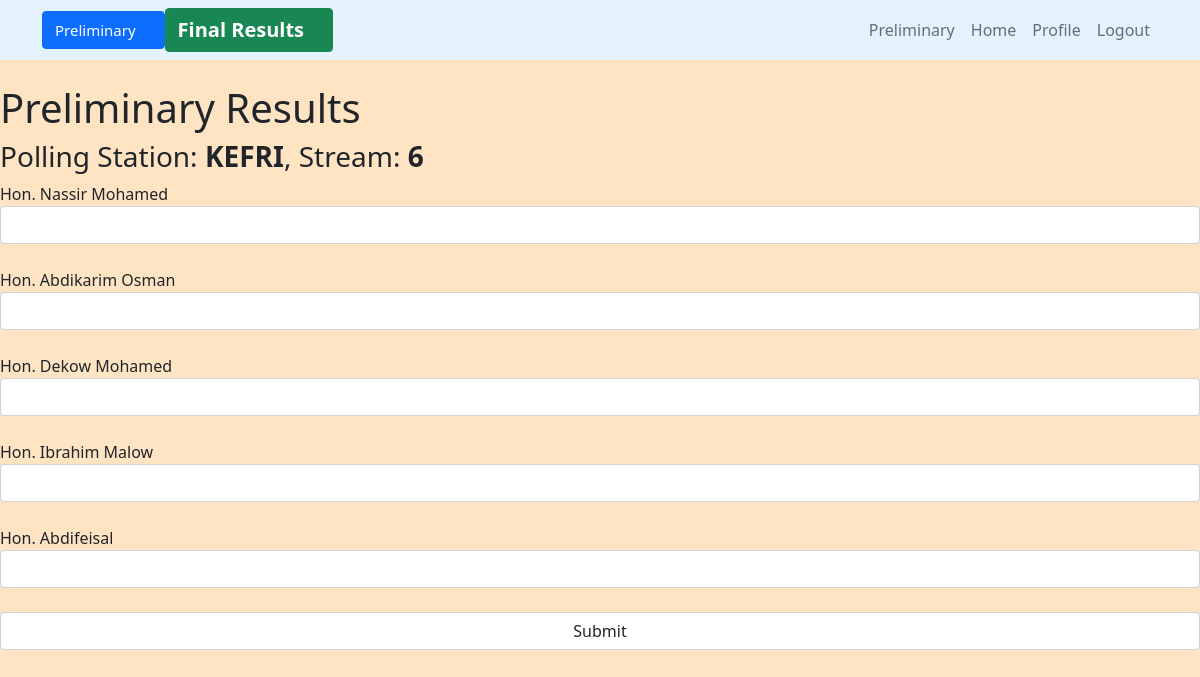
Before: /preliminary/ (signed in) with the older database file.
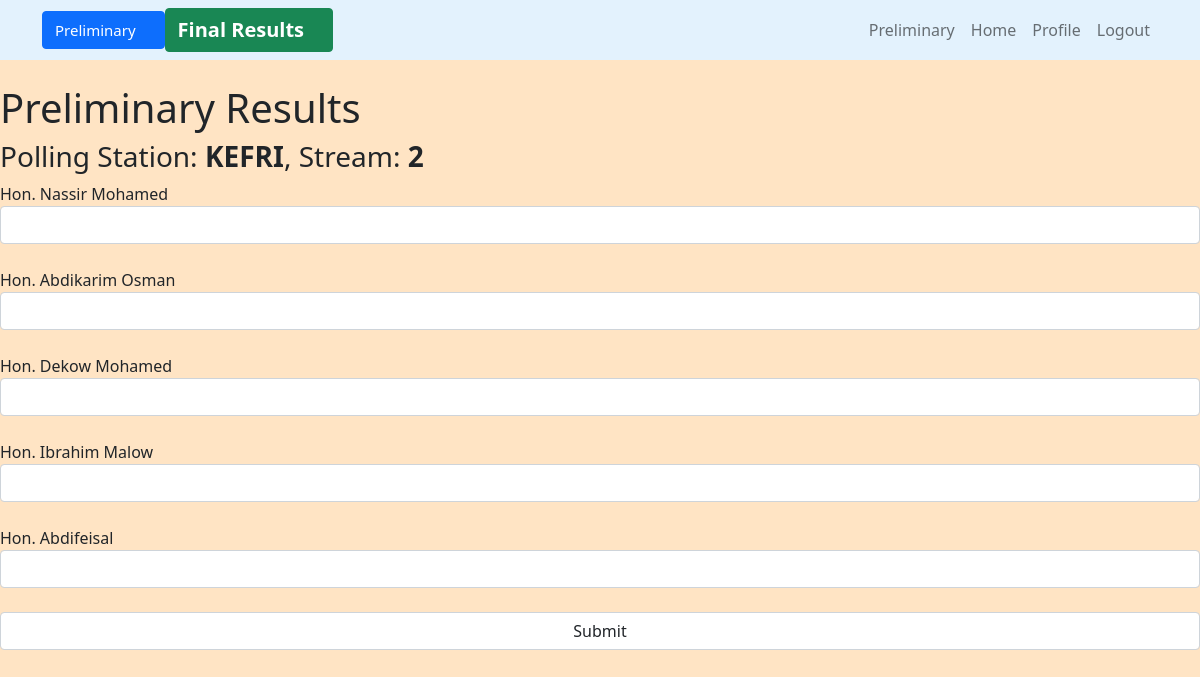
After: the same page with the newer database file.
### users/models.py (models this page shows, shortened)
class Profile(models.Model):
    user = models.OneToOneField(User, on_delete=models.CASCADE)
    ward = models.CharField(max_length=50,choices=WARDS)
    pollingStation = models.CharField(max_length=50)
    stream = models.CharField( max_length=50, choices=STREAMS)
    phone = models.CharField(max_length=50)
    fullname = models.CharField(max_length=50)
    id_number = models.CharField(max_length=50)
    role = models.CharField(max_length=50,choices=AGENT_ROLE, default='Polling Agent')

### users/views.py (the view)
# urls.py: path('preliminary/', user_views.preliminary, name='preliminary'),
@login_required
def preliminary(request):
    user = request.user
    profile = Profile.objects.get(user=user)
    return render(request, 'users/preliminary.html',{'profile':profile})

### users/templates/users/preliminary.html (shortened to what this page needs)
{% extends 'users/base.html' %}
{% block content %}
<h1>Preliminary Results</h1>
<form action="{% url 'sendPreliminary' %}" method="post">
    <h3>Polling Station: <strong>{{profile.pollingStation}}</strong>, Stream: <strong>{{profile.stream}}</strong></h3>
    <label for="">Hon. Nassir Mohamed</label>
    <input class="form-control" type="number" name="dolal"><br>
    <label for="">Hon. Abdikarim Osman</label>
    <input class="form-control" type="number" name="osman"><br>
    <label for="">Hon. Dekow Mohamed</label>
    <input class="form-control" type="number" name="dekow"><br>
    <label for="">Hon. Ibrahim Malow</label>
    <input class="form-control" type="number" name="malow"><br>
    <label for="">Hon. Abdifeisal</label>
    <input class="form-control" type="number" name="feisal"><br>
    <input class="form-control" type="submit" value="Submit" name="submit">
</form>
{% endblock content %}

Changed rows visible on the page:
changed Profile "KEFRI": stream "6" → "2"
